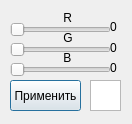
<?xml version="1.0" encoding="UTF-8"?>
<ui version="4.0">
 <class>TwoWindow</class>
 <widget class="QDialog" name="TwoWindow">
  <property name="geometry">
   <rect>
    <x>0</x>
    <y>0</y>
    <width>132</width>
    <height>124</height>
   </rect>
  </property>
  <property name="windowTitle">
   <string>Dialog</string>
  </property>
  <widget class="QSlider" name="horizontalSlider_5">
   <property name="geometry">
    <rect>
     <x>10</x>
     <y>40</y>
     <width>101</width>
     <height>20</height>
    </rect>
   </property>
   <property name="maximum">
    <number>255</number>
   </property>
   <property name="orientation">
    <enum>Qt::Horizontal</enum>
   </property>
  </widget>
  <widget class="QLabel" name="label_5">
   <property name="geometry">
    <rect>
     <x>60</x>
     <y>30</y>
     <width>16</width>
     <height>16</height>
    </rect>
   </property>
   <property name="text">
    <string> G</string>
   </property>
  </widget>
  <widget class="QLabel" name="label_7">
   <property name="geometry">
    <rect>
     <x>60</x>
     <y>10</y>
     <width>16</width>
     <height>16</height>
    </rect>
   </property>
   <property name="text">
    <string> R</string>
   </property>
  </widget>
  <widget class="QSlider" name="horizontalSlider_6">
   <property name="geometry">
    <rect>
     <x>10</x>
     <y>20</y>
     <width>101</width>
     <height>20</height>
    </rect>
   </property>
   <property name="maximum">
    <number>255</number>
   </property>
   <property name="orientation">
    <enum>Qt::Horizontal</enum>
   </property>
  </widget>
  <widget class="QLabel" name="label_8">
   <property name="geometry">
    <rect>
     <x>60</x>
     <y>50</y>
     <width>16</width>
     <height>16</height>
    </rect>
   </property>
   <property name="text">
    <string> B</string>
   </property>
  </widget>
  <widget class="QSlider" name="horizontalSlider_7">
   <property name="geometry">
    <rect>
     <x>10</x>
     <y>60</y>
     <width>101</width>
     <height>20</height>
    </rect>
   </property>
   <property name="maximum">
    <number>255</number>
   </property>
   <property name="orientation">
    <enum>Qt::Horizontal</enum>
   </property>
  </widget>
  <widget class="QPushButton" name="pushButton_10">
   <property name="geometry">
    <rect>
     <x>10</x>
     <y>80</y>
     <width>71</width>
     <height>31</height>
    </rect>
   </property>
   <property name="text">
    <string>Применить</string>
   </property>
  </widget>
  <widget class="QGraphicsView" name="graphicsView">
   <property name="geometry">
    <rect>
     <x>90</x>
     <y>80</y>
     <width>31</width>
     <height>31</height>
    </rect>
   </property>
  </widget>
  <widget class="QLabel" name="label_6">
   <property name="geometry">
    <rect>
     <x>110</x>
     <y>19</y>
     <width>21</width>
     <height>16</height>
    </rect>
   </property>
   <property name="text">
    <string>0</string>
   </property>
  </widget>
  <widget class="QLabel" name="label_9">
   <property name="geometry">
    <rect>
     <x>110</x>
     <y>40</y>
     <width>21</width>
     <height>16</height>
    </rect>
   </property>
   <property name="text">
    <string>0</string>
   </property>
  </widget>
  <widget class="QLabel" name="label_10">
   <property name="geometry">
    <rect>
     <x>110</x>
     <y>60</y>
     <width>21</width>
     <height>16</height>
    </rect>
   </property>
   <property name="text">
    <string>0</string>
   </property>
  </widget>
 </widget>
 <resources/>
 <connections>
  <connection>
   <sender>horizontalSlider_6</sender>
   <signal>valueChanged(int)</signal>
   <receiver>label_6</receiver>
   <slot>setNum(int)</slot>
   <hints>
    <hint type="sourcelabel">
     <x>57</x>
     <y>31</y>
    </hint>
    <hint type="destinationlabel">
     <x>129</x>
     <y>18</y>
    </hint>
   </hints>
  </connection>
  <connection>
   <sender>horizontalSlider_5</sender>
   <signal>valueChanged(int)</signal>
   <receiver>label_9</receiver>
   <slot>setNum(int)</slot>
   <hints>
    <hint type="sourcelabel">
     <x>37</x>
     <y>46</y>
    </hint>
    <hint type="destinationlabel">
     <x>121</x>
     <y>47</y>
    </hint>
   </hints>
  </connection>
  <connection>
   <sender>horizontalSlider_7</sender>
   <signal>valueChanged(int)</signal>
   <receiver>label_10</receiver>
   <slot>setNum(int)</slot>
   <hints>
    <hint type="sourcelabel">
     <x>28</x>
     <y>64</y>
    </hint>
    <hint type="destinationlabel">
     <x>122</x>
     <y>63</y>
    </hint>
   </hints>
  </connection>
 </connections>
</ui>
